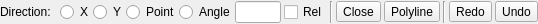
<?xml version="1.0" encoding="UTF-8"?>
<ui version="4.0">
 <class>Ui_LineOptionsRel</class>
 <widget class="QWidget" name="Ui_LineOptionsRel">
  <property name="geometry">
   <rect>
    <x>0</x>
    <y>0</y>
    <width>538</width>
    <height>24</height>
   </rect>
  </property>
  <property name="sizePolicy">
   <sizepolicy hsizetype="Preferred" vsizetype="Preferred">
    <horstretch>0</horstretch>
    <verstretch>0</verstretch>
   </sizepolicy>
  </property>
  <property name="minimumSize">
   <size>
    <width>0</width>
    <height>0</height>
   </size>
  </property>
  <property name="maximumSize">
   <size>
    <width>700</width>
    <height>39</height>
   </size>
  </property>
  <property name="windowTitle">
   <string>Line Options</string>
  </property>
  <layout class="QGridLayout" name="gridLayout_2">
   <property name="leftMargin">
    <number>0</number>
   </property>
   <property name="topMargin">
    <number>1</number>
   </property>
   <property name="rightMargin">
    <number>0</number>
   </property>
   <property name="bottomMargin">
    <number>1</number>
   </property>
   <item row="0" column="0" rowspan="2">
    <widget class="QLabel" name="label">
     <property name="sizePolicy">
      <sizepolicy hsizetype="Preferred" vsizetype="Fixed">
       <horstretch>0</horstretch>
       <verstretch>0</verstretch>
      </sizepolicy>
     </property>
     <property name="minimumSize">
      <size>
       <width>0</width>
       <height>0</height>
      </size>
     </property>
     <property name="text">
      <string>Direction:</string>
     </property>
    </widget>
   </item>
   <item row="0" column="16" rowspan="2">
    <spacer name="horizontalSpacer">
     <property name="orientation">
      <enum>Qt::Horizontal</enum>
     </property>
     <property name="sizeHint" stdset="0">
      <size>
       <width>0</width>
       <height>20</height>
      </size>
     </property>
    </spacer>
   </item>
   <item row="0" column="1" rowspan="2">
    <widget class="QFrame" name="frame">
     <property name="frameShape">
      <enum>QFrame::NoFrame</enum>
     </property>
     <property name="frameShadow">
      <enum>QFrame::Raised</enum>
     </property>
     <layout class="QGridLayout" name="gridLayout">
      <property name="sizeConstraint">
       <enum>QLayout::SetMinimumSize</enum>
      </property>
      <property name="leftMargin">
       <number>3</number>
      </property>
      <property name="topMargin">
       <number>0</number>
      </property>
      <property name="rightMargin">
       <number>0</number>
      </property>
      <property name="bottomMargin">
       <number>0</number>
      </property>
      <property name="horizontalSpacing">
       <number>3</number>
      </property>
      <property name="verticalSpacing">
       <number>4</number>
      </property>
      <item row="0" column="8">
       <widget class="QToolButton" name="bPolyline">
        <property name="toolTip">
         <string>Creates polyline from line segments</string>
        </property>
        <property name="text">
         <string>Polyline</string>
        </property>
       </widget>
      </item>
      <item row="0" column="1">
       <widget class="QRadioButton" name="rbY">
        <property name="sizePolicy">
         <sizepolicy hsizetype="Preferred" vsizetype="Fixed">
          <horstretch>0</horstretch>
          <verstretch>0</verstretch>
         </sizepolicy>
        </property>
        <property name="minimumSize">
         <size>
          <width>30</width>
          <height>0</height>
         </size>
        </property>
        <property name="toolTip">
         <string>Vertical line</string>
        </property>
        <property name="text">
         <string>Y</string>
        </property>
       </widget>
      </item>
      <item row="0" column="3">
       <widget class="QRadioButton" name="rbAngle">
        <property name="sizePolicy">
         <sizepolicy hsizetype="Expanding" vsizetype="Fixed">
          <horstretch>0</horstretch>
          <verstretch>0</verstretch>
         </sizepolicy>
        </property>
        <property name="minimumSize">
         <size>
          <width>50</width>
          <height>0</height>
         </size>
        </property>
        <property name="toolTip">
         <string>Line by specified angle</string>
        </property>
        <property name="text">
         <string>Angle</string>
        </property>
       </widget>
      </item>
      <item row="0" column="0">
       <widget class="QRadioButton" name="rbX">
        <property name="sizePolicy">
         <sizepolicy hsizetype="Expanding" vsizetype="Fixed">
          <horstretch>0</horstretch>
          <verstretch>0</verstretch>
         </sizepolicy>
        </property>
        <property name="minimumSize">
         <size>
          <width>30</width>
          <height>0</height>
         </size>
        </property>
        <property name="toolTip">
         <string>Horizontal line</string>
        </property>
        <property name="text">
         <string>X</string>
        </property>
       </widget>
      </item>
      <item row="0" column="6">
       <widget class="Line" name="sep2">
        <property name="sizePolicy">
         <sizepolicy hsizetype="Fixed" vsizetype="Preferred">
          <horstretch>0</horstretch>
          <verstretch>0</verstretch>
         </sizepolicy>
        </property>
        <property name="minimumSize">
         <size>
          <width>0</width>
          <height>0</height>
         </size>
        </property>
        <property name="orientation">
         <enum>Qt::Vertical</enum>
        </property>
       </widget>
      </item>
      <item row="0" column="5">
       <widget class="QCheckBox" name="cbRelAngle">
        <property name="sizePolicy">
         <sizepolicy hsizetype="Expanding" vsizetype="Fixed">
          <horstretch>0</horstretch>
          <verstretch>0</verstretch>
         </sizepolicy>
        </property>
        <property name="toolTip">
         <string extracomment="Angle is relative to previous segment">If checked, angle is relative to previous segment</string>
        </property>
        <property name="text">
         <string>Rel</string>
        </property>
       </widget>
      </item>
      <item row="0" column="9">
       <widget class="Line" name="sep1">
        <property name="sizePolicy">
         <sizepolicy hsizetype="Fixed" vsizetype="Preferred">
          <horstretch>0</horstretch>
          <verstretch>0</verstretch>
         </sizepolicy>
        </property>
        <property name="minimumSize">
         <size>
          <width>0</width>
          <height>0</height>
         </size>
        </property>
        <property name="frameShape">
         <enum>QFrame::VLine</enum>
        </property>
        <property name="frameShadow">
         <enum>QFrame::Sunken</enum>
        </property>
       </widget>
      </item>
      <item row="0" column="11">
       <widget class="QToolButton" name="bUndo">
        <property name="toolTip">
         <string>Undo the last line drawing</string>
        </property>
        <property name="text">
         <string>Undo</string>
        </property>
       </widget>
      </item>
      <item row="0" column="7">
       <widget class="QToolButton" name="bClose">
        <property name="toolTip">
         <string>Form a closed contour from lines drawn</string>
        </property>
        <property name="text">
         <string>Close</string>
        </property>
        <property name="iconSize">
         <size>
          <width>24</width>
          <height>22</height>
         </size>
        </property>
        <property name="checkable">
         <bool>false</bool>
        </property>
       </widget>
      </item>
      <item row="0" column="10">
       <widget class="QToolButton" name="bRedo">
        <property name="toolTip">
         <string>Redo the last line drawing</string>
        </property>
        <property name="text">
         <string>Redo</string>
        </property>
       </widget>
      </item>
      <item row="0" column="4">
       <widget class="QLineEdit" name="leAngle">
        <property name="sizePolicy">
         <sizepolicy hsizetype="Expanding" vsizetype="Fixed">
          <horstretch>0</horstretch>
          <verstretch>0</verstretch>
         </sizepolicy>
        </property>
        <property name="minimumSize">
         <size>
          <width>40</width>
          <height>0</height>
         </size>
        </property>
        <property name="maximumSize">
         <size>
          <width>50</width>
          <height>16777215</height>
         </size>
        </property>
        <property name="toolTip">
         <string>Angle of line</string>
        </property>
       </widget>
      </item>
      <item row="0" column="2">
       <widget class="QRadioButton" name="rbPoint">
        <property name="sizePolicy">
         <sizepolicy hsizetype="Expanding" vsizetype="Fixed">
          <horstretch>0</horstretch>
          <verstretch>0</verstretch>
         </sizepolicy>
        </property>
        <property name="minimumSize">
         <size>
          <width>50</width>
          <height>0</height>
         </size>
        </property>
        <property name="toolTip">
         <string>Line to arbitrary point</string>
        </property>
        <property name="text">
         <string>Point</string>
        </property>
       </widget>
      </item>
     </layout>
    </widget>
   </item>
  </layout>
 </widget>
 <layoutdefault spacing="6" margin="11"/>
 <resources/>
 <connections>
  <connection>
   <sender>bClose</sender>
   <signal>clicked()</signal>
   <receiver>Ui_LineOptionsRel</receiver>
   <slot>closeLine()</slot>
   <hints>
    <hint type="sourcelabel">
     <x>20</x>
     <y>20</y>
    </hint>
    <hint type="destinationlabel">
     <x>20</x>
     <y>20</y>
    </hint>
   </hints>
  </connection>
  <connection>
   <sender>bUndo</sender>
   <signal>clicked()</signal>
   <receiver>Ui_LineOptionsRel</receiver>
   <slot>undo()</slot>
   <hints>
    <hint type="sourcelabel">
     <x>20</x>
     <y>20</y>
    </hint>
    <hint type="destinationlabel">
     <x>20</x>
     <y>20</y>
    </hint>
   </hints>
  </connection>
  <connection>
   <sender>bRedo</sender>
   <signal>clicked()</signal>
   <receiver>Ui_LineOptionsRel</receiver>
   <slot>redo()</slot>
   <hints>
    <hint type="sourcelabel">
     <x>100</x>
     <y>10</y>
    </hint>
    <hint type="destinationlabel">
     <x>61</x>
     <y>10</y>
    </hint>
   </hints>
  </connection>
  <connection>
   <sender>bPolyline</sender>
   <signal>clicked()</signal>
   <receiver>Ui_LineOptionsRel</receiver>
   <slot>polyline()</slot>
   <hints>
    <hint type="sourcelabel">
     <x>100</x>
     <y>10</y>
    </hint>
    <hint type="destinationlabel">
     <x>61</x>
     <y>10</y>
    </hint>
   </hints>
  </connection>
 </connections>
 <slots>
  <slot>closeLine()</slot>
  <slot>undo()</slot>
  <slot>redo()</slot>
  <slot>polyline()</slot>
 </slots>
</ui>
